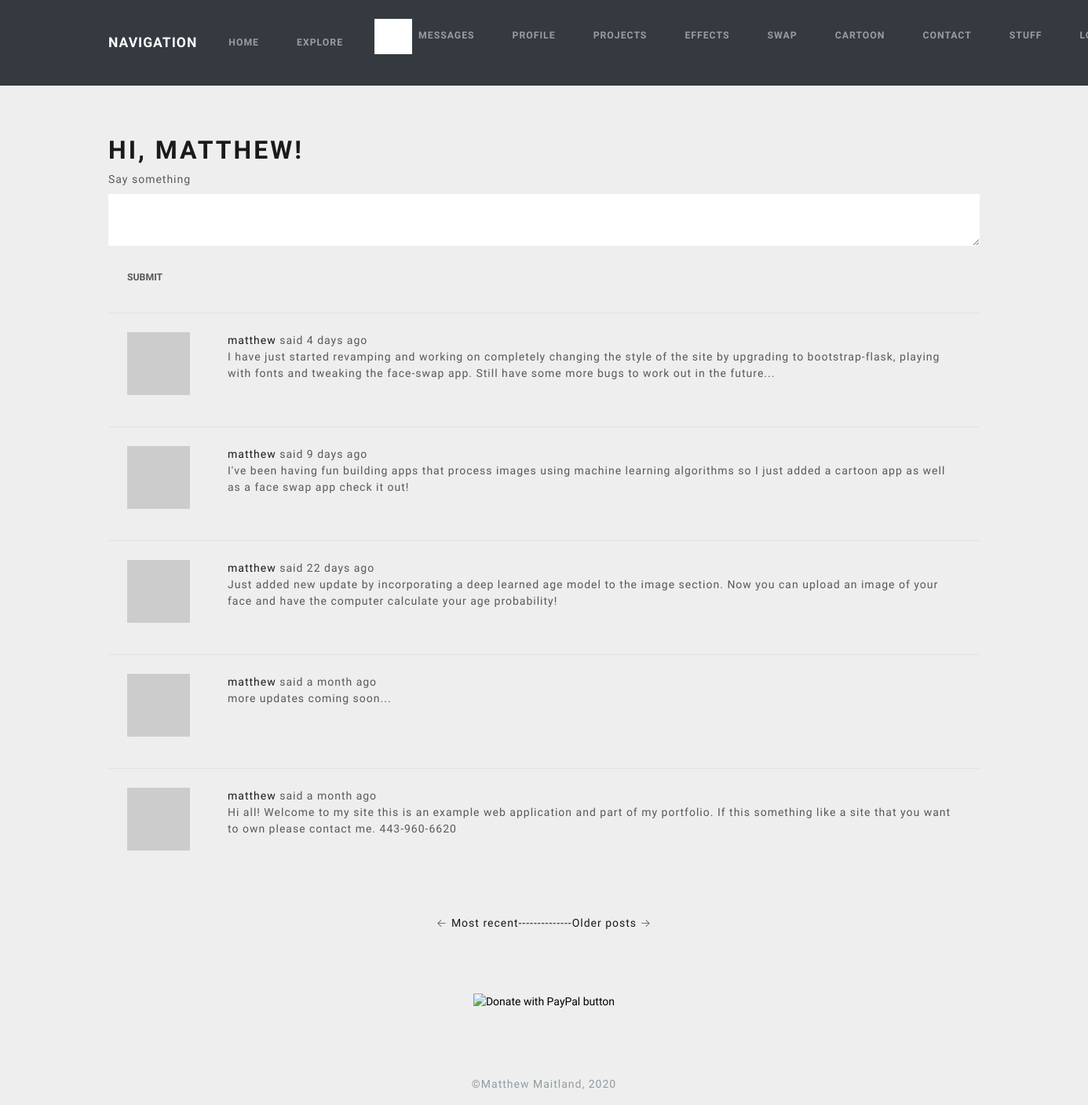
The app's page /index (signed in) with its own data.
### app/models.py (models this page shows, shortened)
class PaginatedAPIMixin(object):
    @staticmethod
    def to_collection_dict(query, page, per_page, endpoint, **kwargs):
        resources = query.paginate(page, per_page, False)
        data = {
            'items': [item.to_dict() for item in resources.items],
            '_meta': {
                'page': page,
                'per_page': per_page,
                'total_pages': resources.pages,
                'total_items': resources.total
            },
            '_links': {
                'self': url_for(endpoint, page=page, per_page=per_page,
                                **kwargs),
                'next': url_for(endpoint, page=page + 1, per_page=per_page,
                                **kwargs) if resources.has_next else None,
                'prev': url_for(endpoint, page=page - 1, per_page=per_page,
                                **kwargs) if resources.has_prev else None
            }
        }
        return data

class User(UserMixin, PaginatedAPIMixin, db.Model):
    id = db.Column(db.Integer, primary_key=True)
    username = db.Column(db.String(64), index=True, unique=True)
    email = db.Column(db.String(120), index=True, unique=True)
    password_hash = db.Column(db.String(128))
    posts = db.relationship('Post', backref='author', lazy='dynamic')
    about_me = db.Column(db.String(140))
    journal = db.Column(db.String(500))
    last_seen = db.Column(db.DateTime, default=datetime.utcnow)
    token = db.Column(db.String(32), index=True, unique=True)
    token_expiration = db.Column(db.DateTime)
    followed = db.relationship(
        'User', secondary=followers,
        primaryjoin=(followers.c.follower_id == id),
        secondaryjoin=(followers.c.followed_id == id),
        backref=db.backref('followers', lazy='dynamic'), lazy='dynamic')
    messages_sent = db.relationship('Message',
                                    foreign_keys='Message.sender_id',
                                    backref='author', lazy='dynamic')
    messages_received = db.relationship('Message',
                                        foreign_keys='Message.recipient_id',
                                        backref='recipient', lazy='dynamic')
    last_message_read_time = db.Column(db.DateTime)
    notifications = db.relationship('Notification', backref='user',
                                    lazy='dynamic')
    tasks = db.relationship('Task', backref='user', lazy='dynamic')
    def avatar(self, size):
        digest = md5(self.email.lower().encode('utf-8')).hexdigest()
        return 'https://www.gravatar.com/avatar/{}?d=identicon&s={}'.format(
            digest, size)
    def followed_posts(self):
        followed = Post.query.join(
            followers, (followers.c.followed_id == Post.user_id)).filter(
                followers.c.follower_id == self.id)
        own = Post.query.filter_by(user_id=self.id)
        return followed.union(own).order_by(Post.timestamp.desc())
    def new_messages(self):
        last_read_time = self.last_message_read_time or datetime(1900, 1, 1)
        return Message.query.filter_by(recipient=self).filter(
            Message.timestamp > last_read_time).count()
    def get_tasks_in_progress(self):
        return Task.query.filter_by(user=self, complete=False).all()

class SearchableMixin(object):
    @classmethod
    def before_commit(cls, session):
        session._changes = {
            'add': list(session.new),
            'update': list(session.dirty),
            'delete': list(session.deleted)
        }
    @classmethod
    def after_commit(cls, session):
        for obj in session._changes['add']:
            if isinstance(obj, SearchableMixin):
                add_to_index(obj.__tablename__, obj)
        for obj in session._changes['update']:
            if isinstance(obj, SearchableMixin):
                add_to_index(obj.__tablename__, obj)
        for obj in session._changes['delete']:
            if isinstance(obj, SearchableMixin):
                remove_from_index(obj.__tablename__, obj)
        session._changes = None

class Post(SearchableMixin, db.Model):
    __searchable__ = ['body']
    id = db.Column(db.Integer, primary_key=True)
    body = db.Column(db.String(140))
    timestamp = db.Column(db.DateTime, index=True, default=datetime.utcnow)
    user_id = db.Column(db.Integer, db.ForeignKey('user.id'))
    language = db.Column(db.String(5))

### app/main/views.py (the view, shortened to what this page needs)
@bp.route('/', methods=['GET', 'POST'])
@bp.route('/index', methods=['GET', 'POST'])
@login_required
def index():
    form = PostForm()
    page = request.args.get('page', 1, type=int)
    posts = current_user.followed_posts().paginate(
        page, current_app.config['POSTS_PER_PAGE'], False)
    next_url = url_for('main.index', page=posts.next_num) \
        if posts.has_next else None
    prev_url = url_for('main.index', page=posts.prev_num) \
        if posts.has_prev else None
    return render_template('index.html', title=_('Home'), form=form,
                           posts=posts.items, next_url=next_url,
                           prev_url=prev_url)

### app/main/forms.py
class SearchForm(FlaskForm):
    q = StringField(_l('Search'), validators=[DataRequired()])
    def __init__(self, *args, **kwargs):
        if 'formdata' not in kwargs:
            kwargs['formdata'] = request.args
        if 'csrf_enabled' not in kwargs:
            kwargs['csrf_enabled'] = False
        super(SearchForm, self).__init__(*args, **kwargs)

class PostForm(FlaskForm):
    post = TextAreaField(_l('Say something'), validators=[DataRequired()])
    submit = SubmitField(_l('Submit'))

### app/main/views.py (called while the page is built)
@bp.before_app_request
def before_request():
    if current_user.is_authenticated:
        current_user.last_seen = datetime.utcnow()
        db.session.commit()
        g.search_form = SearchForm()
    g.locale = str(get_locale())

### app/models.py (called while the page is built)
@login.user_loader
def load_user(id):
    return User.query.get(int(id))

### app/templates/index.html (shortened to what this page needs)
{% extends "base.html" %}
{% import 'bootstrap/wtf.html' as wtf %}
{% block app_content %}
    <h1>{{ _("Hi, %(username)s!", username=current_user.username) }}</h1>
    {% if form %}
    {{ wtf.quick_form(form) }}
    <br>
    {% endif %}
    {% for post in posts %}
        {% include '_post.html' %}
    {% endfor %}
    <nav aria-label="...">
        <ul class="pagination justify-content-center">
            <li class="previous{% if not prev_url %} disabled{% endif %}">
                <a href="{{ prev_url or '#' }}">
                    <span aria-hidden="true">&larr;</span> {{ _('Most recent-------') }}
                </a>
            </li>
            <li class="next{% if not next_url %} disabled{% endif %}">
                <a href="{{ next_url or '#' }}">
                    {{ _('-------Older posts') }} <span aria-hidden="true">&rarr;</span>
                </a>
            </li>
        </ul>
    </nav>
    <form action="https://www.paypal.com/cgi-bin/webscr" method="post" target="_top">
        <input style="display: block; margin: 0 auto;" type="image" src="https://www.paypalobjects.com/en_US/i/btn/btn_donate_SM.gif" border="0" name="submit" title="PayPal - The safer, easier way to pay online!" alt="Donate with PayPal button" />
        </form>
{% endblock %}

### app/templates/_post.html (shortened to what this page needs)
    <table class="table table-hover">
        <tr>
            <td width="70px">
                <a href="{{ url_for('main.user', username=post.author.username) }}">
                    <img src="{{ post.author.avatar(70) }}" />
                </a>
            </td>
            <td>
                {{ _('%(username)s said %(when)s',
                    username=user_link, when=moment(post.timestamp).fromNow()) }}
                <br>
                <span id="post{{ post.id }}">{{ post.body }}</span>
            </td>
        </tr>
    </table>

### records on screen
Post: body "I have just started revamping and working on completely changing the style of the site by upgrading to bootstrap-flask, playing with fonts and tweaking the face-swap app. Still have some more bugs to work out in the future..."
Post: body "I've been having fun building apps that process images using machine learning algorithms so I just added a cartoon app as well as a face swap app check it out!"
Post: body "Just added new update by incorporating a deep learned age model to the image section. Now you can upload an image of your face and have the computer calculate your age probability!"
Post: body "more updates coming soon..."
Post: body "Hi all! Welcome to my site this is an example web application and part of my portfolio. If this something like a site that you want to own please contact me. 443-960-6620"
